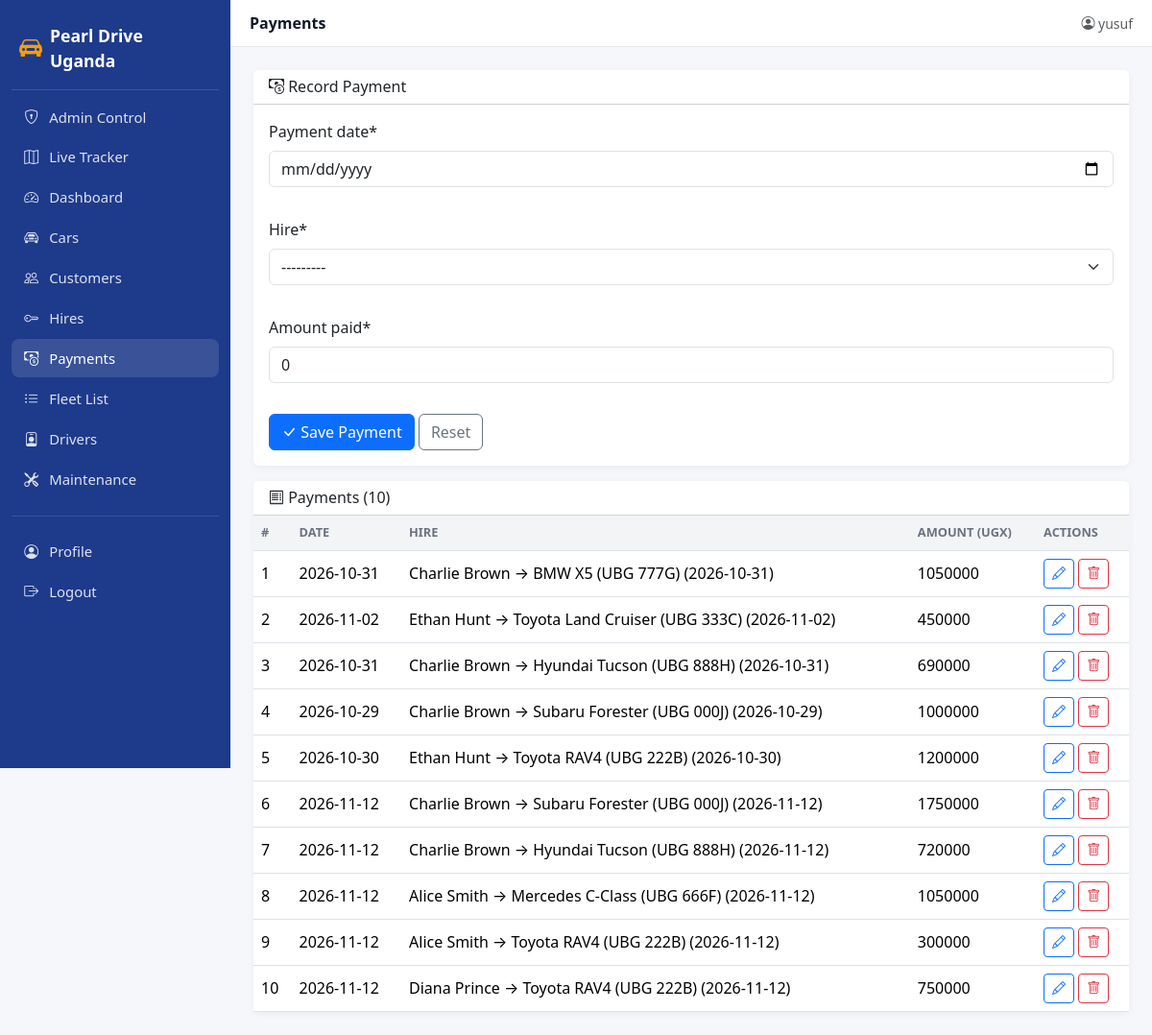
Screenshot of /add_payment/ (signed in) with the database file from the repository.
### car/models.py (models this page shows, shortened)
class Payment(models.Model):
    payment_date = models.DateField()
    hire = models.ForeignKey(Hiring, on_delete=models.CASCADE)
    amount_paid = models.IntegerField(default=0)

class Hiring(models.Model):
    SERVICE = [("S", "Self-drive"), ("C", "Chauffeur")]
    STATUS = [
        ("P", "Pending"),
        ("A", "Active"),
        ("C", "Completed"),
    ]
    PICKUP_CHOICES = [
        ("KLA", "Kampala Office"),
        ("EBB", "Entebbe Airport"),
        ("HTL", "Hotel Delivery"),
    ]
    hire_date = models.DateField()
    customer = models.ForeignKey(Customer, on_delete=models.CASCADE)
    car = models.ForeignKey(Car, on_delete=models.CASCADE)
    driver = models.ForeignKey(
        Driver, on_delete=models.SET_NULL,
        null=True, blank=True,
        help_text="Required for chauffeur hires",
    )
    number_of_days = models.IntegerField(default=1)
    service_type = models.CharField(max_length=1, choices=SERVICE, default="S")
    status = models.CharField(max_length=1, choices=STATUS, default="A")
    pickup_location = models.CharField(max_length=3, choices=PICKUP_CHOICES, default="KLA")
    discount_applied = models.BooleanField(default=False)
    amount_to_be_paid = models.IntegerField(editable=False, default=0)
    start_mileage = models.IntegerField(null=True, blank=True, help_text="Odometer reading at pickup")
    start_fuel = models.IntegerField(null=True, blank=True, help_text="Fuel level at pickup (%)")
    start_photo = models.ImageField(upload_to="handovers/start/", null=True, blank=True)
    end_mileage = models.IntegerField(null=True, blank=True, help_text="Odometer reading at return")
    end_fuel = models.IntegerField(null=True, blank=True, help_text="Fuel level at return (%)")
    end_photo = models.ImageField(upload_to="handovers/end/", null=True, blank=True)
    def __str__(self):
        return f"{self.customer} → {self.car} ({self.hire_date})"

class Customer(models.Model):
    customer_name = models.CharField(max_length=80)
    contact = models.CharField(max_length=50, default="N/A")
    address = models.CharField(max_length=120, default="N/A")
    email = models.EmailField(blank=True, default="")
    is_returning = models.BooleanField(default=False, help_text="Checked automatically if customer has hired before.")
    def __str__(self):
        return self.customer_name

class Car(models.Model):
    TRANSMISSION = [("M", "Manual"), ("A", "Automatic")]
    STATUS = [("A", "Available"), ("T", "Taken"), ("M", "Maintenance")]
    plate_no = models.CharField(max_length=50, unique=True)
    make = models.CharField(max_length=30)
    car_Model = models.CharField(max_length=50)
    capacity = models.IntegerField(null=True, blank=True)
    transmission = models.CharField(max_length=2, choices=TRANSMISSION)
    price_per_day = models.IntegerField(null=True, blank=True)
    status = models.CharField(max_length=2, choices=STATUS, default="A")
    image = models.ImageField(upload_to="cars/", null=True, blank=True)
    features = models.CharField(max_length=255, blank=True, help_text="e.g., Pop-up roof, Rooftop tent, 4x4")
    class Meta:
        verbose_name_plural = "Cars"
        ordering = ["make", "car_Model"]
    def __str__(self):
        return f"{self.make} {self.car_Model} ({self.plate_no})"

### car/views.py (the view)
# urls.py: path("add_payment/", views.add_payment_view, name="add_payment_page"),
@login_required
def add_payment_view(request):
    if request.method == "POST":
        form = PaymentForm(request.POST)
        if form.is_valid():
            form.save()
            messages.success(request, "Payment recorded.")
            return redirect("add_payment_page")
    else:
        form = PaymentForm()
    return render(request, "add_payment.html", {"form": form, "payments": Payment.objects.all()})

### car/forms.py
class PaymentForm(ModelForm):
    class Meta:
        model = Payment
        fields = ["payment_date", "hire", "amount_paid"]
        widgets = {"payment_date": DateInput(attrs={"type": "date"})}

### car/templates/add_payment.html (shortened to what this page needs)
{% extends 'base.html' %}
{% load crispy_forms_tags %}
{% block page_title %}Payments{% endblock %}
{% block content %}
<div class="card mb-3">
  <div class="card-header bg-white">
    <h6 class="mb-0"><i class="bi bi-cash-coin"></i> Record Payment</h6>
  </div>
  <div class="card-body">
    <form method="POST">
      <div class="row g-3">
        {{ form|crispy }}
      </div>
      <div class="mt-3">
        <button type="submit" class="btn btn-primary"><i class="bi bi-check-lg"></i> Save Payment</button>
        <button type="reset" class="btn btn-outline-secondary">Reset</button>
      </div>
    </form>
  </div>
</div>
<div class="card">
  <div class="card-header bg-white">
    <h6 class="mb-0"><i class="bi bi-receipt"></i> Payments ({{ payments|length }})</h6>
  </div>
  <div class="table-responsive">
    <table class="table table-hover align-middle mb-0">
      <thead>
        <tr><th>#</th><th>Date</th><th>Hire</th><th>Amount (UGX)</th><th>Actions</th></tr>
      </thead>
      <tbody>
        {% for payment in payments %}
        <tr>
          <td>{{ forloop.counter }}</td>
          <td>{{ payment.payment_date|date:"Y-m-d" }}</td>
          <td>{{ payment.hire }}</td>
          <td>{{ payment.amount_paid|floatformat:0 }}</td>
          <td class="text-nowrap">
            <a href="{% url 'edit_payment_page' payment.id %}" class="btn btn-sm btn-outline-primary"><i class="bi bi-pencil"></i></a>
            <a href="{% url 'delete_payment_page' payment.id %}" class="btn btn-sm btn-outline-danger"
               onclick="return confirm('Delete this payment?')"><i class="bi bi-trash"></i></a>
          </td>
        </tr>
        {% empty %}
        <tr><td colspan="5" class="text-center text-muted py-4">No payments yet.</td></tr>
        {% endfor %}
      </tbody>
    </table>
  </div>
</div>
{% endblock %}

### car/templates/base.html (shortened to what this page needs)
{% load static crispy_forms_tags %}
<!DOCTYPE html>
<html lang="en">
<head>
  <link href="https://cdn.jsdelivr.net/npm/bootstrap@5.3.3/dist/css/bootstrap.min.css" rel="stylesheet">
  <link href="https://cdn.jsdelivr.net/npm/bootstrap-icons@1.11.3/font/bootstrap-icons.css" rel="stylesheet">
</head>
<body>
<aside class="pdu-sidebar" id="pduSidebar">
  <a class="brand" href="{% url 'index_page' %}">
    <i class="bi bi-car-front-fill fs-4"></i>
    <span>Pearl Drive Uganda</span>
  </a>
  <nav class="nav flex-column mt-2">
    <a class="nav-link {% if request.resolver_match.url_name == 'admin_control_page' %}active{% endif %}"
       href="{% url 'admin_control_page' %}">
      <i class="bi bi-shield-lock"></i> Admin Control
    </a>
    <a class="nav-link {% if request.resolver_match.url_name == 'fleet_map_page' %}active{% endif %}"
      href="{% url 'fleet_map_page' %}">
      <i class="bi bi-map"></i> Live Tracker
    </a>
    <a class="nav-link {% if request.resolver_match.url_name == 'index_page' %}active{% endif %}"
       href="{% url 'index_page' %}">
      <i class="bi bi-speedometer2"></i> Dashboard
    </a>
    <a class="nav-link {% if request.resolver_match.url_name == 'add_car_page' %}active{% endif %}"
       href="{% url 'add_car_page' %}">
      <i class="bi bi-car-front"></i> Cars
    </a>
    <a class="nav-link {% if request.resolver_match.url_name == 'add_customer_page' %}active{% endif %}"
       href="{% url 'add_customer_page' %}">
      <i class="bi bi-people"></i> Customers
    </a>
    <a class="nav-link {% if request.resolver_match.url_name == 'add_hiring_page' %}active{% endif %}"
       href="{% url 'add_hiring_page' %}">
      <i class="bi bi-key"></i> Hires
    </a>
    <a class="nav-link {% if request.resolver_match.url_name == 'add_payment_page' %}active{% endif %}"
       href="{% url 'add_payment_page' %}">
      <i class="bi bi-cash-coin"></i> Payments
    </a>
    <a class="nav-link {% if request.resolver_match.url_name == 'car_List_page' %}active{% endif %}"
       href="{% url 'car_List_page' %}">
      <i class="bi bi-list-ul"></i> Fleet List
    </a>
    <a class="nav-link {% if request.resolver_match.url_name == 'add_driver_page' %}active{% endif %}"
       href="{% url 'add_driver_page' %}">
      <i class="bi bi-person-badge"></i> Drivers
    </a>
    <a class="nav-link {% if request.resolver_match.url_name == 'add_maintenance_page' %}active{% endif %}"
       href="{% url 'add_maintenance_page' %}">
      <i class="bi bi-tools"></i> Maintenance
    </a>
    <hr class="text-white-50 my-3">
    <a class="nav-link {% if request.resolver_match.url_name == 'profiles_page' %}active{% endif %}"
       href="{% url 'profiles_page' %}">
      <i class="bi bi-person-circle"></i> Profile
    </a>
    {% if user.is_authenticated %}
    <form method="post" action="{% url 'logout' %}" class="m-0">
      <button type="submit" class="nav-link w-100 text-start bg-transparent border-0">
        <i class="bi bi-box-arrow-right"></i> Logout
      </button>
    </form>
    {% else %}
    <a class="nav-link" href="{% url 'login' %}">
      <i class="bi bi-box-arrow-in-right"></i> Login
    </a>
    {% endif %}
  </nav>
</aside>
<div class="pdu-main">
  <header class="pdu-topbar">
    <div class="d-flex align-items-center gap-3">
      <div class="title">{% block page_title %}Dashboard{% endblock %}</div>
    </div>
    <div class="d-flex align-items-center gap-3">
      {% if user.is_authenticated %}
        <span class="text-muted small">
          <i class="bi bi-person-circle"></i> {{ user.username }}
        </span>
      {% else %}
        <a class="btn btn-sm btn-primary" href="{% url 'login' %}">Sign in</a>
        <a class="btn btn-sm btn-outline-primary" href="{% url 'sign_in_page' %}">Register</a>
      {% endif %}
    </div>
  </header>
  <main class="pdu-content">
    {% block content %}{% endblock %}
  </main>
</div>
</body>
</html>

### car/templates/base.html (style rules this page uses)
:root { --pdu-primary: #1e3a8a; --pdu-accent: #f59e0b; --pdu-bg: #f5f7fb; }
body { background: var(--pdu-bg); }
.pdu-sidebar { background: var(--pdu-primary); color: #fff; min-height: 100vh; width: 240px; position: fixed; top: 0; left: 0; padding: 1rem .75rem; z-index: 1030; transition: transform .2s ease; }
.pdu-sidebar .brand { display: flex; align-items: center; gap: .5rem; font-weight: 700; font-size: 1.1rem; padding: .5rem .5rem 1rem; border-bottom: 1px solid rgba(255,255,255,.15); color: #fff; text-decoration: none; }
.pdu-sidebar .brand i { color: var(--pdu-accent); }
.pdu-sidebar .nav-link { color: rgba(255,255,255,.85); padding: .55rem .75rem; border-radius: .5rem; margin-bottom: 2px; display: flex; align-items: center; gap: .6rem; font-size: .93rem; }
.pdu-sidebar .nav-link:hover, .pdu-sidebar .nav-link.active { background: rgba(255,255,255,.12); color: #fff; }
.pdu-sidebar .nav-link i { width: 1.1rem; text-align: center; }
.pdu-main { margin-left: 240px; min-height: 100vh; }
.pdu-topbar { background: #fff; border-bottom: 1px solid #e5e7eb; padding: .75rem 1.25rem; display: flex; align-items: center; justify-content: space-between; position: sticky; top: 0; z-index: 1020; }
.pdu-topbar .title { font-weight: 600; color: #111827; }
.pdu-content { padding: 1.5rem; }
.card { border: none; box-shadow: 0 2px 8px rgba(0,0,0,.05); }
.table thead th { background: #f3f4f6; font-size: .8rem; text-transform: uppercase; color: #6b7280; }

### rows the page displays
Payment: payment_date "2026-10-31", hire "Charlie Brown → BMW X5 (UBG 777G) (2026-10-31)", amount_paid "1050000"
Payment: payment_date "2026-11-02", hire "Ethan Hunt → Toyota Land Cruiser (UBG 333C) (2026-11-02)", amount_paid "450000"
Payment: payment_date "2026-10-31", hire "Charlie Brown → Hyundai Tucson (UBG 888H) (2026-10-31)", amount_paid "690000"
Payment: payment_date "2026-10-29", hire "Charlie Brown → Subaru Forester (UBG 000J) (2026-10-29)", amount_paid "1000000"
Payment: payment_date "2026-10-30", hire "Ethan Hunt → Toyota RAV4 (UBG 222B) (2026-10-30)", amount_paid "1200000"
Payment: payment_date "2026-11-12", hire "Charlie Brown → Subaru Forester (UBG 000J) (2026-11-12)", amount_paid "1750000"
Payment: payment_date "2026-11-12", hire "Charlie Brown → Hyundai Tucson (UBG 888H) (2026-11-12)", amount_paid "720000"
Payment: payment_date "2026-11-12", hire "Alice Smith → Mercedes C-Class (UBG 666F) (2026-11-12)", amount_paid "1050000"
Payment: payment_date "2026-11-12", hire "Alice Smith → Toyota RAV4 (UBG 222B) (2026-11-12)", amount_paid "300000"
Payment: payment_date "2026-11-12", hire "Diana Prince → Toyota RAV4 (UBG 222B) (2026-11-12)", amount_paid "750000"

### other values shown
{{ user.username }} "yusuf"
{{ payments|length }} "10"
